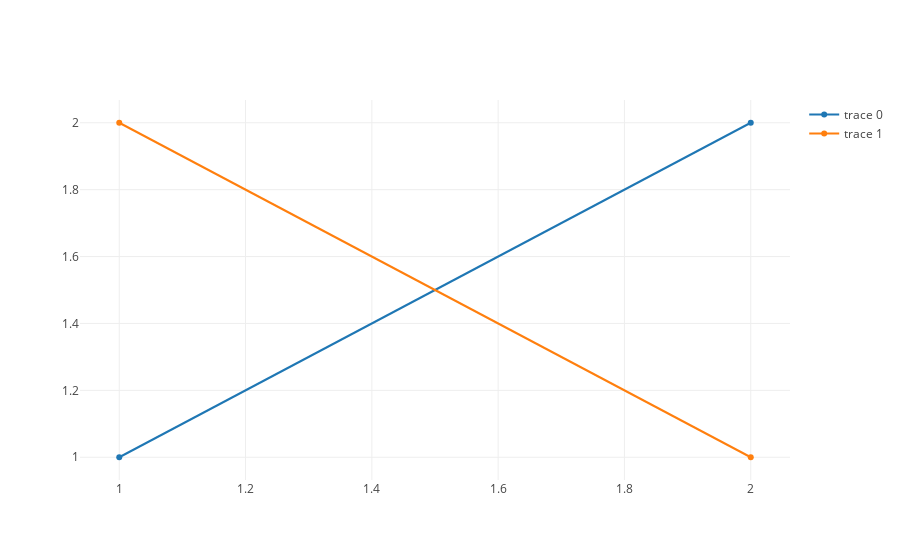

Write notebook code for a chart like this one.
### Markdown cell above
### Line plot

### Code cell
trace1 = go.Scatter( x = [1,2] , y = [1,2])
trace2 = go.Scatter( x = [1,2] , y = [2,1])
plotly.offline.iplot([trace1 , trace2])

### Figure 1 — Plotly figure (JSON) as saved in the notebook; plotly's stock layout.template omitted (floating-point values rounded to 4 significant figures)
{"data": [{"type": "scatter", "uid": "9f9bd5c3-7a8f-4957-afc7-018b212addd3", "x": [1, 2], "y": [1, 2]}, {"type": "scatter", "uid": "0da58ca8-aeda-4aed-b8b6-03f49d0e92f4", "x": [1, 2], "y": [2, 1]}], "layout": {}}
